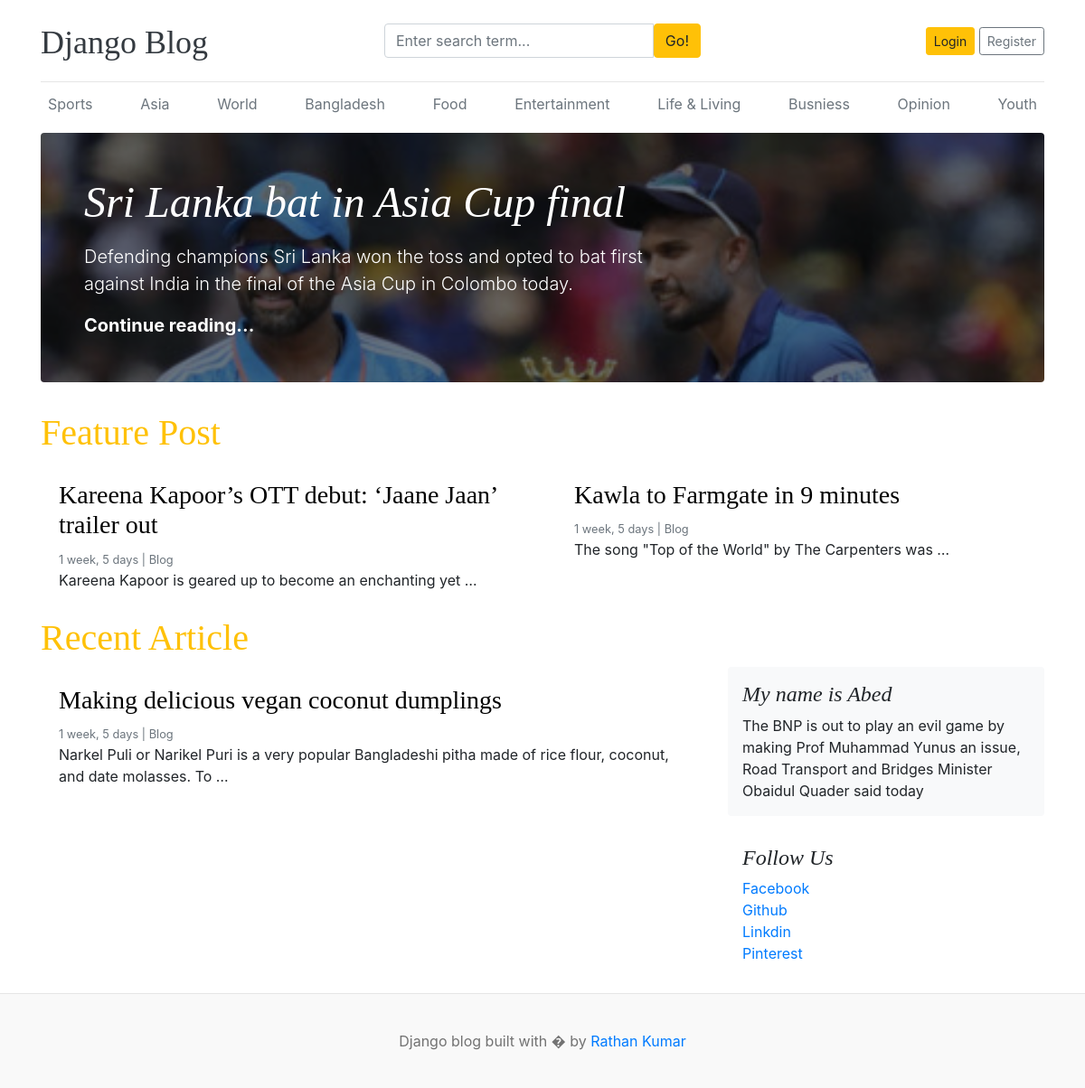
The page / on the database its author committed.
### blog/models.py (models this page shows, shortened)
class Category(models.Model):
    category_name = models.CharField(max_length=50,unique=True)
    created_at = models.DateTimeField(auto_now_add=True)
    update_at = models.DateTimeField(auto_now=True)
    class Meta:
        verbose_name_plural = 'categories'

class Blog(models.Model):
    title = models.CharField(max_length=250)
    slug = models.SlugField(max_length=250,unique=True,blank=True)
    Category = models.ForeignKey(Category,on_delete=models.CASCADE)
    author = models.ForeignKey(User,on_delete=models.CASCADE)
    featured_image = models.ImageField(upload_to='uploads/%Y/%m/%d')
    short_desc = models.TextField(max_length=500)
    blog_body = HTMLField()
    status = models.CharField(max_length=30,choices=STATUS_CHOICES,default="Draft")
    is_featured = models.BooleanField(default=False)
    created_at = models.DateTimeField(auto_now_add=True)
    update_at = models.DateTimeField(auto_now=True)

### about/models.py (models this page shows, shortened)
class About(models.Model):
    about_heading = models.CharField(max_length=250)
    abou_desc = models.TextField(max_length=400)
    created_at = models.DateTimeField(auto_now_add=True)
    update_at = models.DateTimeField(auto_now=True)
    class Meta:
        verbose_name_plural = 'About'

class SocialLink(models.Model):
    platfrom = models.CharField(max_length=50)
    links = models.URLField(max_length=100)
    created_at = models.DateTimeField(auto_now_add=True)
    update_at = models.DateTimeField(auto_now=True)

### blog_admin/views.py (the view)
# urls.py: 2. Add a URL to urlpatterns:  path('', Home.as_view(), name='home')
def Home(request):
    feature_post = Blog.objects.filter(is_featured=True,status='Published').order_by('-update_at')
    s_post = Blog.objects.filter(is_featured=False,status='Published')
    about = About.objects.get()
    context = {
        'feature_post' : feature_post,
        'simple' : s_post,
        'about' : about,
    }
    return render(request,'index.html',context)

### blog/context_processors.py (called while the page is built)
def All_Category(request):
    Categories = Category.objects.all()
    return dict(categories=Categories)

def get_all_sociallink(request):
    sociallink = SocialLink.objects.all()
    return dict(sociallink=sociallink)

### templates/index.html
{% extends 'base.html' %}
{% block content %}
{% for fp in feature_post %}
 {% if forloop.first %}
<div class="jumbotron p-3 p-md-5 text-white rounded bg-dark" style="background-image: url({{fp.featured_image.url}});background-blend-mode: overlay;background-size:cover;">
    <div class="col-md-8 px-0">
      <h1 class="display-4 font-italic"><a href="{% url 'blog' fp.slug %}" style="color: #fff; text-decoration: none;">{{fp.title}}</a></h1>
      <p class="lead my-3">{{ fp.short_desc | truncatewords:25 }}</p>
      <p class="lead mb-0"><a href="{% url 'blog' fp.slug %}" class="text-white font-weight-bold" style="text-decoration: none;">Continue reading...</a></p>
    </div>
  </div>
  {% endif %}
{% endfor %}
<div class="row">
  <div class="col-12">
    <h2 class="blog-post-title text-warning">Feature Post</h2>
  </div>
</div>
  <div class="row mb-2">
    {% for fp in feature_post%}
      {% if not forloop.first %}
    <div class="col-md-6">
      <div class="card border-0" >
        <div class="card-body">
          <h3><a href="{% url 'blog' fp.slug %}" style="color: #010101; text-decoration: none;">{{fp.title}}</a></h3>
          <small class="mb-1 text-muted">{{fp.created_at | timesince}} | {{fp.author}}</small>
          <p class="card-text">{{ fp.short_desc | truncatewords:10 }}</p>
        </div>
      </div>
    </div>
      {% endif %}
    {% endfor %}
  </div>
  <main role="main" class="container p-0">
    <div class="row">
      <div class="col-12">
        <h2 class="blog-post-title text-warning">Recent Article</h2>
      </div>
    </div>
    <div class="row">
      <div class="col-md-8 blog-main">
        {% for s_post in simple %}
        <div class="card border-0" >
          <div class="card-body">
            <h3><a href="{% url 'blog' s_post.slug %}" style="color: #010101; text-decoration: none;">{{s_post.title}}</a></h3>
            <small class="mb-1 text-muted">{{s_post.created_at | timesince}} | {{s_post.author}}</small>
            <p class="card-text">{{s_post.short_desc | truncatewords:20}}</p>
          </div>
        </div>
        {% endfor %}
      </div>
      <aside class="col-md-4 blog-sidebar">
        <div class="p-3 mb-3 bg-light rounded">
          <h4 class="font-italic">{{about.about_heading}}</h4>
          <p class="mb-0">{{about.abou_desc}}</p>
        </div>
        {% if sociallink %}
        <div class="p-3">
          <h4 class="font-italic">Follow Us</h4>
          <ol class="list-unstyled">
            {% for i in sociallink %}
            <li><a href="{{i.links}}" target="_blank">{{i.platfrom}}</a></li>
            {% endfor %}
          </ol>
        </div>
        {% endif %}
      </aside>
    </div>
  </main>
</div>
{% endblock %}

### templates/base.html (shortened to what this page needs)
{% load static %}
<!DOCTYPE html>
<html lang="en">
<head>
    <link href="https://getbootstrap.com/docs/4.0/dist/css/bootstrap.min.css" rel="stylesheet">
    <link href="{% static 'css/blog.css' %}" rel="stylesheet">
    <link rel="stylesheet" href="https://cdnjs.cloudflare.com/ajax/libs/font-awesome/4.7.0/css/font-awesome.min.css">
  </head>
<body>
    <div class="container">
      <header class="blog-header py-3">
        <div class="row flex-nowrap justify-content-between align-items-center">
          <div class="col-4 pt-1">
            <a class="blog-header-logo text-dark" href="/">Django Blog</a>
          </div>
          <div class="col-4">
              <form action="{% url 'search' %}" method="GET">
                <div class="input-group">
                    <input class="form-control" value="{{keyword}}" name="keyword" type="text" placeholder="Enter search term..." aria-label="Enter search term..." aria-describedby="button-search" />
                    <button class="btn btn-warning" id="button-search" type="submit">Go!</button>
                </div>
              </form>
          </div>
          <div class="col-4 d-flex justify-content-end align-items-center">
            {% if not user.is_authenticated %}
            <a class="btn btn-sm btn-warning" href="{% url 'login' %}">Login</a> &nbsp;
            <a class="btn btn-sm btn-outline-secondary" href="{% url 'register' %}">Register</a>
            {% else %}
              <span><a href="{% url 'dashboard' %}" class="btn btn-warning">Dashboard</a></span>
              &emsp;
              <span><a href="{% url 'logout' %}" class="btn btn-warning">Logout</a></span>
            {% endif %}
        </div>
      </header>
      <div class="nav-scroller py-1 mb-2">
        <nav class="nav d-flex justify-content-between">
          {% for cat in categories %}
          <a class="p-2 text-muted" href="{% url 'CategoryPost' cat.id %}">{{cat.category_name}}</a>
          {% endfor %}
        </nav>
      </div>
{% block content %}{% endblock %}
<footer class="blog-footer">
    <p>Django blog built with � by <a href="#">Rathan Kumar</a></p>
  </footer>
  </body>
  </html>

### blog_admin/static/css/blog.css (style rules this page uses)
.blog-header { border-bottom: 1px solid #e5e5e5; }
.blog-header-logo { font-family: "Playfair Display", Georgia, "Times New Roman", serif; font-size: 2.25rem; }
h1, h2, h3, h4, h5, h6 { font-family: "Playfair Display", Georgia, "Times New Roman", serif; }
.display-4 { font-size: 2.5rem; }
@media (min-width: 768px) { .display-4 { font-size: 3rem; } }
.blog-post-title { font-size: 2.5rem; }
.blog-footer { padding: 2.5rem 0; color: #727272; text-align: center; background-color: #f9f9f9; border-top: .05rem solid #e5e5e5; }
.blog-footer p:last-child { margin-bottom: 0; }

### rows shown on the page
Category: category_name "Sports"
Category: category_name "Asia"
Category: category_name "World"
Category: category_name "Bangladesh"
Category: category_name "Food"
Category: category_name "Entertainment"
Category: category_name "Life & Living"
Category: category_name "Busniess"
Category: category_name "Opinion"
Category: category_name "Youth"
Blog: featured_image (picture), title "Sri Lanka bat in Asia Cup final", short_desc "Defending champions Sri Lanka won the toss and opted to bat first against India in the final of the Asia Cup in Colombo today."
Blog: title "Kareena Kapoor’s OTT debut: ‘Jaane Jaan’ trailer out", created_at "1 week, 5 days", author "Blog", short_desc "Kareena Kapoor is geared up to become an enchanting yet …"
Blog: title "Kawla to Farmgate in 9 minutes", created_at "1 week, 5 days", author "Blog", short_desc "The song \"Top of the World\" by The Carpenters was …"
Blog: title "Making delicious vegan coconut dumplings", created_at "1 week, 5 days", author "Blog", short_desc "Narkel Puli or Narikel Puri is a very popular Bangladeshi pitha made of rice flour, coconut, and date molasses. To …"
About: about_heading "My name is Abed", abou_desc "The BNP is out to play an evil game by making Prof Muhammad Yunus an issue, Road Transport and Bridges Minister Obaidul Quader said today"
SocialLink: platfrom "Facebook"
SocialLink: platfrom "Github"
SocialLink: platfrom "Linkdin"
SocialLink: platfrom "Pinterest"
